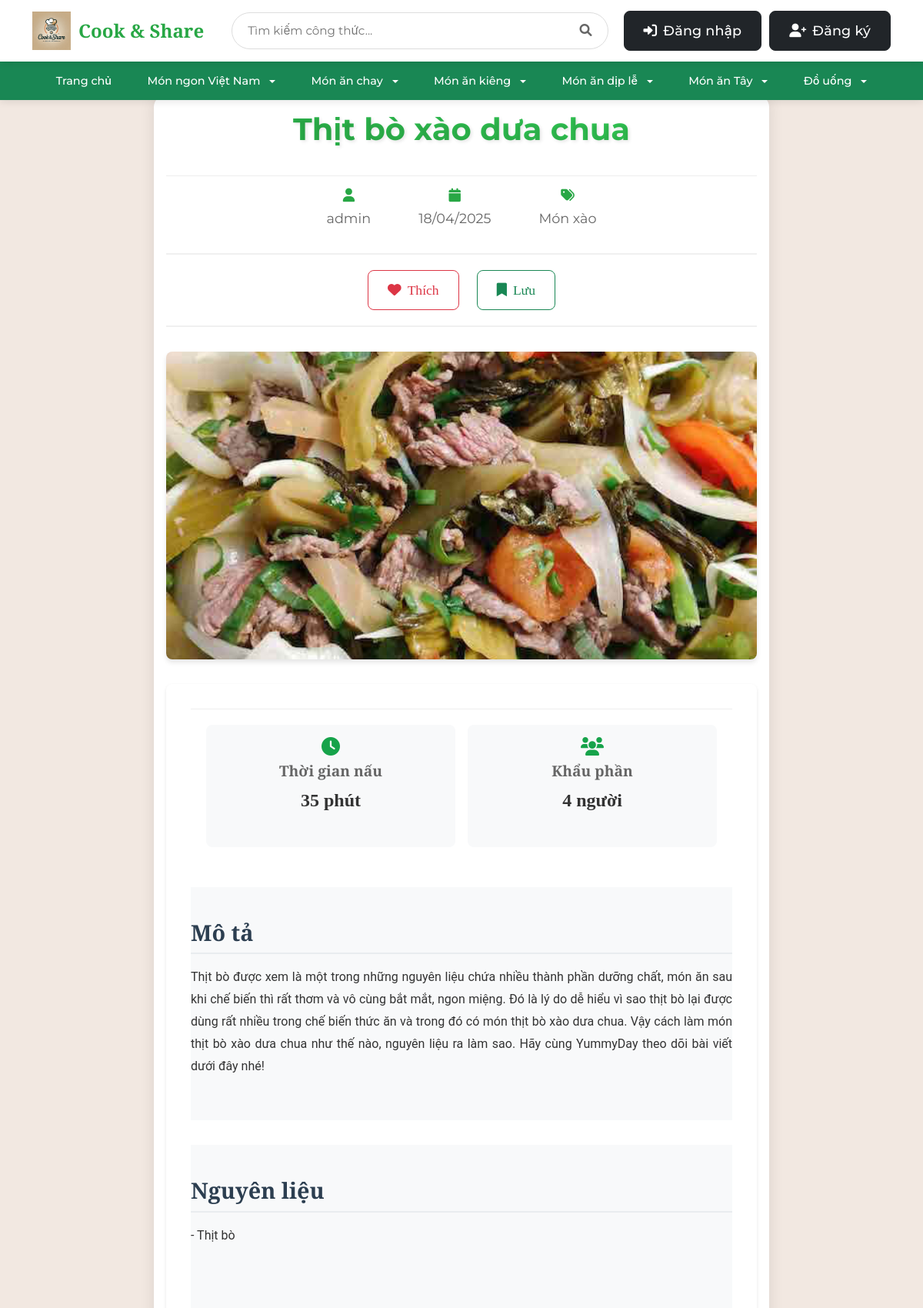
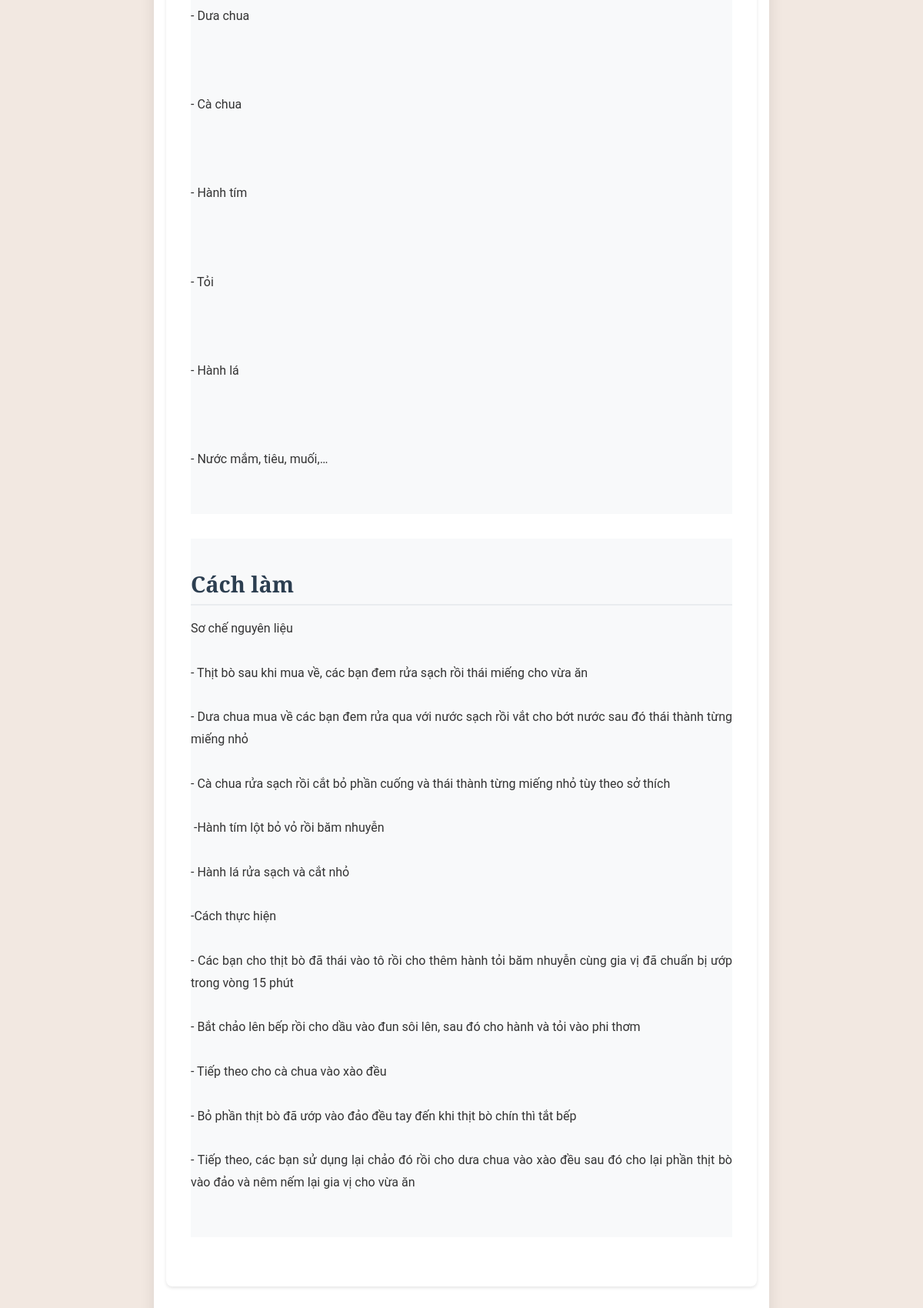
Screenshot of /465/detail (upper part) with the database file from the repository (2 pictures, top to bottom).
### tables this page shows
CREATE TABLE post (
    id INTEGER PRIMARY KEY AUTOINCREMENT,
    author_id INTEGER NOT NULL,
    created TIMESTAMP NOT NULL DEFAULT CURRENT_TIMESTAMP,
    title TEXT NOT NULL,
    description TEXT,
    ingredients TEXT NOT NULL,
    instructions TEXT NOT NULL,
    cooking_time INTEGER DEFAULT 0,
    servings INTEGER DEFAULT 1,
    FOREIGN KEY (author_id) REFERENCES user (id)
);

CREATE TABLE user (
    id INTEGER PRIMARY KEY AUTOINCREMENT,
    username TEXT UNIQUE NOT NULL,
    password TEXT NOT NULL,
    email TEXT UNIQUE NOT NULL,
    created TIMESTAMP NOT NULL DEFAULT CURRENT_TIMESTAMP,
    avatar_path TEXT,
    role TEXT NOT NULL DEFAULT 'user',
    is_blocked BOOLEAN NOT NULL DEFAULT 0,
    gender TEXT,
    birthdate DATE,
    phone TEXT
);

CREATE TABLE tags (
    id INTEGER PRIMARY KEY AUTOINCREMENT,
    name TEXT UNIQUE NOT NULL,
    created TIMESTAMP NOT NULL DEFAULT CURRENT_TIMESTAMP
);

CREATE TABLE blog_images (
    id INTEGER PRIMARY KEY AUTOINCREMENT,
    post_id INTEGER NOT NULL,
    image_path TEXT NOT NULL,
    is_main_image BOOLEAN DEFAULT 0,
    created TIMESTAMP NOT NULL DEFAULT CURRENT_TIMESTAMP,
    FOREIGN KEY (post_id) REFERENCES post (id) ON DELETE CASCADE
);

### share_recipe/blog.py (the view, shortened to what this page needs)
@bp.route('/<int:id>/detail', methods=('GET', 'POST'))
def detail(id):
    try:
        post = get_post(id, check_author=False)
        if post is None:
            abort(404)
        post = dict(post)
        post['created'] = convert_utc_to_local(post['created'])
        db = get_db()
        tags = db.execute(
            'SELECT t.id, t.name FROM tags t '
            'JOIN post_tags pt ON t.id = pt.tag_id '
            'WHERE pt.post_id = ?',
            (id,)
        ).fetchall()
        post['tags'] = [dict(tag) for tag in tags]
        image = db.execute(
            'SELECT image_path FROM blog_images WHERE post_id = ? AND is_main_image = 1',
            (id,)
        ).fetchone()
        comments_query = '''
            SELECT c.*, u.username, u.avatar_path,
                (SELECT COUNT(DISTINCT user_id) FROM comment_reactions cr
                 WHERE cr.comment_id = c.id AND cr.reaction_type = 'like') as likes_count,
                (SELECT COUNT(DISTINCT user_id) FROM comment_reactions cr
                 WHERE cr.comment_id = c.id AND cr.reaction_type = 'dislike') as dislikes_count
        '''
        if g.user:
            comments_query += ''',
                (SELECT reaction_type FROM comment_reactions cr
                 WHERE cr.comment_id = c.id AND cr.user_id = ?) as user_reaction
            '''
        else:
            comments_query += ', NULL as user_reaction'
        comments_query += '''
            FROM comments c JOIN user u ON c.author_id = u.id
            WHERE c.post_id = ?
            ORDER BY c.created DESC
        '''
        if g.user:
            comments = db.execute(comments_query, (g.user['id'], id)).fetchall()
        else:
            comments = db.execute(comments_query, (id,)).fetchall()
        comments = [dict(comment) for comment in comments]
        for comment in comments:
            comment['created'] = convert_utc_to_local(comment['created'])
        for comment in comments:
            replies = db.execute(
                'SELECT r.*, u.username, u.avatar_path '
                'FROM comment_replies r '
                'JOIN user u ON r.author_id = u.id '
                'WHERE r.comment_id = ? '
                'ORDER BY r.created ASC',
                (comment['id'],)
            ).fetchall()
            comment['replies'] = [dict(reply) for reply in replies]
            for reply in comment['replies']:
                reply['created'] = convert_utc_to_local(reply['created'])
        is_favorite = False
        if g.user:
            favorite = db.execute(
                'SELECT * FROM favorites WHERE user_id = ? AND post_id = ?',
                (g.user['id'], id)
            ).fetchone()
            is_favorite = favorite is not None
        if image:
            post['image_path'] = image['image_path']
        is_saved = False
        if g.user:
            saved = db.execute(
                'SELECT * FROM saved_recipes WHERE user_id = ? AND post_id = ?',
                (g.user['id'], id)
            ).fetchone()
            is_saved = saved is not None
        return render_template('blog/detail.html',
                             post=post,
                             comments=comments,
                             is_favorite=is_favorite,
                             is_saved=is_saved)
    except Exception as e:
        print(f"Error in detail route: {e}")  # For debugging
        abort(500)

### share_recipe/auth.py (called while the page is built, shortened)
@bp.before_app_request
def load_logged_in_user():
    user_id = session.get('user_id')
    if user_id is None:
        g.user = None

### share_recipe/blog.py (called while the page is built)
def get_post(id, check_author=True):
    post = get_db().execute(
        'SELECT p.*, u.username '
        'FROM post p JOIN user u ON p.author_id = u.id '
        'WHERE p.id = ?',
        (id,)
    ).fetchone()
    if post is None:
        abort(404, f"Bài viết với id {id} không tồn tại.")
    if check_author and post['author_id'] != g.user['id']:
        abort(403)
    return post

def convert_utc_to_local(utc_dt):
    if utc_dt is None:
        return None
    local_tz = timedelta(hours=7)
    return utc_dt + local_tz

### share_recipe/db.py (called while the page is built)
def get_db():
    if 'db' not in g:
        g.db = sqlite3.connect(
            current_app.config['DATABASE'],
            detect_types=sqlite3.PARSE_DECLTYPES
        )
        g.db.row_factory = sqlite3.Row
    return g.db

### share_recipe/templates/blog/detail.html (shortened to what this page needs)
{% extends 'base.html' %}
{% block head %}
{{ super() }}
<link rel="stylesheet" href="{{ url_for('static', filename='detail.css') }}">
{% endblock %}
{% block content %}
<div class="recipe-container">
    <div class="recipe-header">
        <h1 class="recipe-title">{{ post['title'] }}</h1>
        <div class="recipe-meta">
            <div class="author">
                <i class="fas fa-user"></i>
                <span>{{ post['username'] }}</span>
            </div>
            <div class="date">
                <i class="fas fa-calendar"></i>
                <span>{{ post['created'].strftime('%d/%m/%Y') }}</span>
            </div>
            <div class="tags">
                <i class="fas fa-tags"></i>
                {% for tag in post['tags'] %}
                <span class="tag">{{ tag.name }}</span>
                {% endfor %}
            </div>
        </div>
        <div class="recipe-actions">
            <form action="{{ url_for('blog.toggle_favorite', id=post['id']) }}" method="POST" class="favorite-form d-inline-block">
                <button type="submit" class="btn {% if is_favorite %}btn-danger{% else %}btn-outline-danger{% endif %} me-2">
                    <i class="fas fa-heart"></i>
                    <span class="button-text">
                        {% if is_favorite %}
                        Đã thích
                        {% else %}
                        Thích
                        {% endif %}
                    </span>
                </button>
            </form>
            <form action="{{ url_for('blog.toggle_save', id=post['id']) }}" method="POST" class="save-form d-inline-block">
                <button type="submit" class="btn {% if is_saved %}btn-success{% else %}btn-outline-success{% endif %}">
                    <i class="fas fa-bookmark"></i>
                    <span class="button-text">
                        {% if is_saved %}
                        Đã lưu
                        {% else %}
                        Lưu
                        {% endif %}
                    </span>
                </button>
            </form>
        </div>
    </div>
    {% if post['image_path'] %}
        <img src="{{ url_for('static', filename=post['image_path']) }}" class="recipe-image" alt="{{ post['title'] }}">
    {% endif %}
    <div class="recipe-content">
        <div class="recipe-info">
            <div class="info-card">
                <i class="fas fa-clock"></i>
                <h3>Thời gian nấu</h3>
                <p>{{ post['cooking_time'] }} phút</p>
            </div>
            <div class="info-card">
                <i class="fas fa-users"></i>
                <h3>Khẩu phần</h3>
                <p>{{ post['servings'] }} người</p>
            </div>
        </div>
        <div class="recipe-section">
            <h2>Mô tả</h2>
            <div class="content-wrapper">{{ post['description']|replace('\n', '<br>')|safe }}</div>
        </div>
        <div class="recipe-section">
            <h2>Nguyên liệu</h2>
            <div class="content-wrapper">{{ post['ingredients']|replace('\n', '<br>')|safe }}</div>
        </div>
        <div class="recipe-section">
            <h2>Cách làm</h2>
            <div class="content-wrapper">{{ post['instructions']|replace('\n', '<br>')|safe }}</div>
        </div>
    </div>
</div>
{% endblock %}

### share_recipe/static/base.css (style rules this page uses)
:root { --font-heading: 'Playfair Display', 'Times New Roman', serif; --font-body: 'Montserrat', -apple-system, BlinkMacSystemFont, 'Segoe UI', 'Helvetica Neue', Arial, sans-serif; --color-primary: #28a745; --color-text: #333; --color-text-light: #666; --color-background: #f8f9fa; }
html { height: 100%; -webkit-font-smoothing: antialiased; -moz-osx-font-smoothing: grayscale; text-rendering: optimizeLegibility; -webkit-text-size-adjust: 100%; }
body { font-family: var(--font-body); margin: 0; background-color: var(--color-background); color: var(--color-text); line-height: 1.7; font-size: 16px; font-weight: 400; padding-top: 150px; min-height: 100vh; display: flex; flex-direction: column; position: relative; text-rendering: optimizeLegibility; -webkit-font-feature-settings: "kern" 1; font-feature-settings: "kern" 1; }
h1, h2, h3, h4, h5, h6 { font-family: var(--font-heading); font-weight: 700; line-height: 1.3; margin-bottom: 1rem; text-rendering: optimizeLegibility; }
h1 { font-size: 2.5rem; }
h2 { font-size: 2rem; }
h3 { font-size: 1.75rem; }
p { margin-bottom: 1.5rem; font-size: 1rem; line-height: 1.7; }

### share_recipe/static/index.css (style rules this page uses)
body { background-color: #f2e8e1; font-family: 'Georgia', serif; margin: 20px 0; padding: 20px; }
.recipe-section { padding: 40px 0; background-color: #f8f9fa; }
.recipe-container { width: 900px; margin: 0 auto; background: #fff; border-radius: 15px; padding: 30px; box-shadow: 0 0 20px rgba(0,0,0,0.1); }
.recipe-image { flex: 0 0 60%; overflow: hidden; }
.recipe-info { flex: 0 0 40%; padding: 8px; background: #fff; display: flex; align-items: center; justify-content: center; border-top: 1px solid #eee; }
.recipe-title { font-family: var(--font-body); font-size: 0.85rem; font-weight: 500; color: var(--color-text); text-align: center; line-height: 1.4; display: -webkit-box; -webkit-line-clamp: 2; -webkit-box-orient: vertical; overflow: hidden; transition: font-size 0.3s ease; }
.recipe-meta { display: flex; justify-content: space-between; align-items: center; margin-bottom: 10px; font-size: 0.9rem; color: #666; }
.recipe-meta span { display: flex; align-items: center; gap: 5px; }
.recipe-meta i { color: #28a745; }

### share_recipe/static/detail.css (style rules this page uses)
.recipe-header { text-align: center; margin-bottom: 30px; padding-bottom: 20px; border-bottom: 2px solid #f0f0f0; }
.recipe-title { font-size: 2.5rem; color: #333; margin-bottom: 15px; }
.recipe-meta { display: flex; justify-content: center; gap: 30px; color: #666; font-size: 1.1rem; font-family: var(--font-body); }
.recipe-meta span { display: flex; align-items: center; gap: 8px; }
.recipe-meta i { color: #28a745; }
.recipe-image { width: 100%; height: 400px; overflow: hidden; border-radius: 15px; margin-bottom: 30px; }
.info-card { background: #f8f9fa; padding: 20px; border-radius: 10px; text-align: center; }
.info-card i { font-size: 2rem; color: #28a745; margin-bottom: 10px; }
.info-card h3 { font-size: 1.2rem; color: #666; margin-bottom: 5px; }
.info-card p { font-size: 1.5rem; color: #333; font-weight: bold; }
.recipe-section { margin-bottom: 40px; }
.recipe-section h2 { font-size: 1.8rem; color: #333; margin-bottom: 20px; padding-bottom: 10px; border-bottom: 2px solid #28a745; font-family: var(--font-heading); font-weight: 600; }
.recipe-actions { display: flex; gap: 15px; justify-content: center; margin-top: 30px; padding-top: 20px; border-top: 2px solid #f0f0f0; }
.btn { padding: 12px 25px; border-radius: 8px; font-size: 1.1rem; cursor: pointer; display: flex; align-items: center; gap: 8px; text-decoration: none; transition: all 0.3s ease; }

### share_recipe/templates/base.html (style rules this page uses)
.recipe-image { width: 100%; height: 60%; overflow: hidden; position: relative; }
.recipe-info { padding: 20px; background: #fff; position: relative; height: 40%; display: flex; flex-direction: column; justify-content: space-between; }
.recipe-title { margin: 0; font-size: 1.5rem; color: #333; font-weight: 700; text-align: center; line-height: 1.2; padding: 20px 0; font-family: 'Montserrat', sans-serif; position: relative; background: linear-gradient(45deg, #28a745, #34ce57); -webkit-background-clip: text; -webkit-text-fill-color: transparent; text-shadow: 2px 2px 4px rgba(0,0,0,0.1); }
.recipe-meta { display: flex; justify-content: center; align-items: center; gap: 30px; font-size: 1rem; color: #666; margin-top: 10px; padding-top: 10px; border-top: 1px solid #eee; }

### rows the page displays
post: title "Thịt bò xào dưa chua", description "Thịt bò được xem là một trong những nguyên liệu chứa nhiều thành phần dưỡng chất, món ăn sau khi chế biến thì rất thơm và vô cùng bắt mắt, ngon miệng. Đó là lý do dễ hiểu vì sao thịt bò lại được dùng rất nhiều trong chế biến thức ăn và trong đó có món thịt bò xào dưa chua. Vậy cách làm món thịt bò xào dưa chua như thế nào, nguyên liệu ra làm sao. Hãy cùng YummyDay theo dõi bài viết dưới đây nhé!", ingredients "- Thịt bò - Dưa chua - Cà chua - Hành tím - Tỏi - Hành lá - Nước mắm, tiêu, muối,…", instructions "Sơ chế nguyên liệu - Thịt bò sau khi mua về, các bạn đem rửa sạch rồi thái miếng cho vừa ăn - Dưa chua mua về các bạn đem rửa qua với nước sạch rồi vắt cho bớt nước sau đó thái thành từng miếng nhỏ - Cà chua rửa sạch rồi cắt bỏ phần cuống và thái thành từng miếng nhỏ tùy theo sở thích -Hành tím lột bỏ vỏ rồi băm nhuyễn - Hành lá rửa sạch và cắt nhỏ -Cách thực hiện - Các bạn cho thịt bò đã thái vào tô rồi cho thêm hành tỏi băm nhuyễn cùng gia vị đã chuẩn bị ướp trong vòng 15 phút - Bắt chảo lên bếp rồi cho dầu vào đun sôi lên, sau đó cho hành và tỏi vào phi thơm - Tiếp theo cho cà chua vào xào đều - Bỏ phần thịt bò đã ướp vào đảo đều tay đến khi thịt bò chín thì tắt bếp - Tiếp theo, các bạn…"
user: username "admin"
tags: name "Món xào"
blog_images: image_path (picture)

### other values shown
{{ post['created'].strftime('%d/%m/%Y') }} "18/04/2025"
{{ post['cooking_time'] }} "35"
{{ post['servings'] }} "4"
